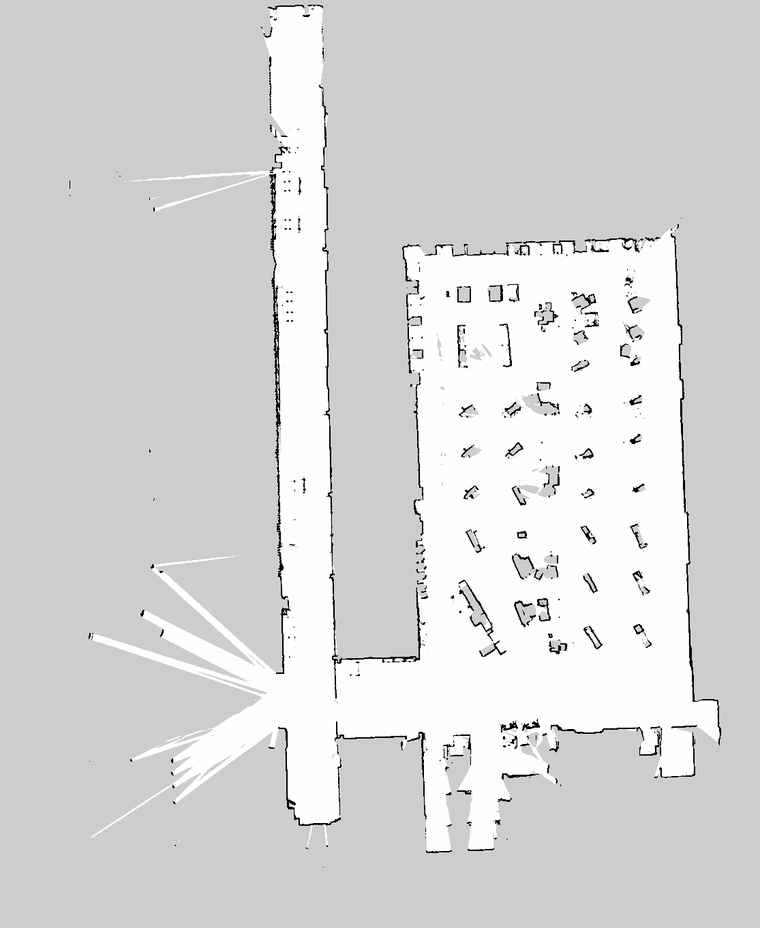
#> input picture src/cre_map/map/c1.pgm, 760 x 928 px, shrunk from 1115 x 1362 before the run, found by its file name
$ python ss.py
#> lines starting #> are read from the running program, lines starting #| are printed output that depends on the picture
import cv2
import numpy as np

map_img = cv2.imread('/home/leduvanh/mybot_ws/src/cre_map/map/c1.pgm', cv2.IMREAD_GRAYSCALE)
#> map_img is the input picture: shape (928, 760); min 0, max 255, mean 215.1
cv2.imshow("dbsf", map_img)
cv2.waitKey(0)
rows, cols = map_img.shape
#> rows = 928; cols = 760
print(rows, cols)
#| 928 760
center = (500, 500)

angle = 90

M = cv2.getRotationMatrix2D(center, angle, 1.0)

rotated_map = cv2.warpAffine(map_img, M, (rows, cols))
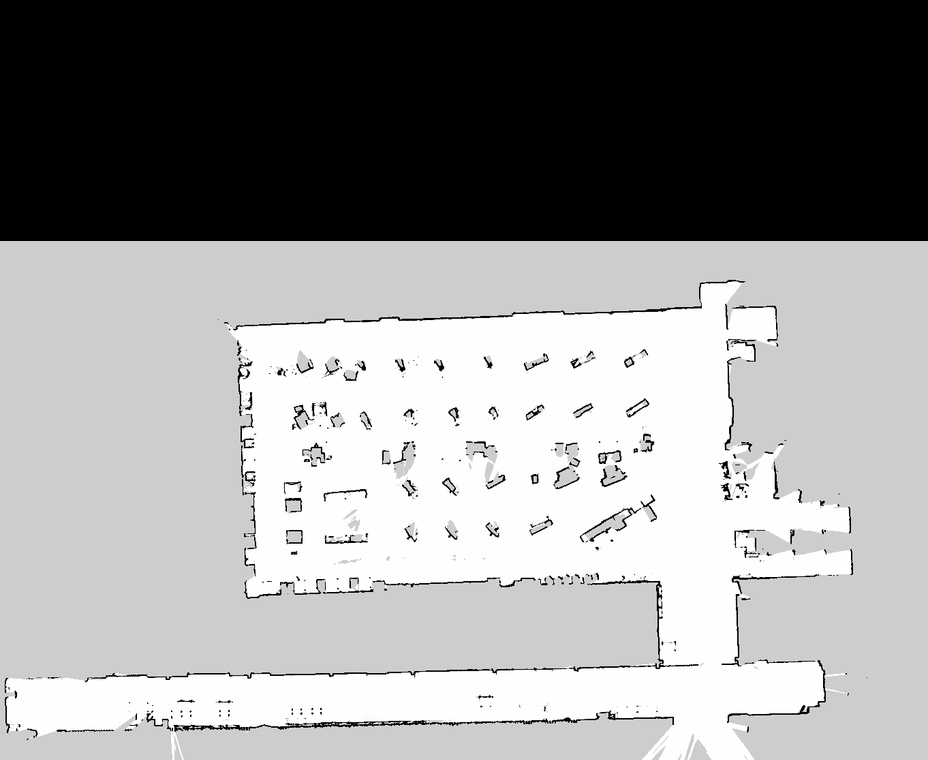
#> rotated_map: shape (760, 928); min 0, max 255, mean 149.6
cv2.imshow("dbf", rotated_map)
cv2.waitKey(0)
cv2.imwrite('/home/leduvanh/mybot_ws/c11.pgm', rotated_map)

$ run again, with src/cre_map/map/a1.pgm copied over src/cre_map/map/c1.pgm
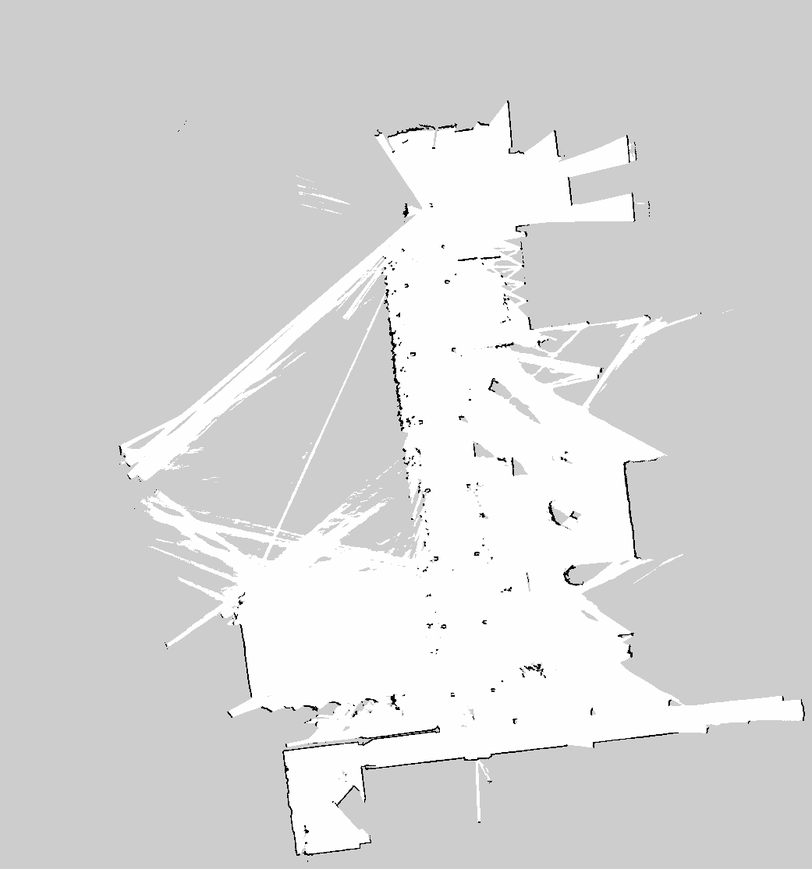
#> input picture src/cre_map/map/a1.pgm, 812 x 869 px, shrunk from 1041 x 1115 before the run, found by its file name
#> map_img is the input picture: shape (869, 812); min 0, max 255, mean 215.8
#| 869 812
#> `rotated_map = cv2.warpAffine(map_img, M, (rows, cols))`:
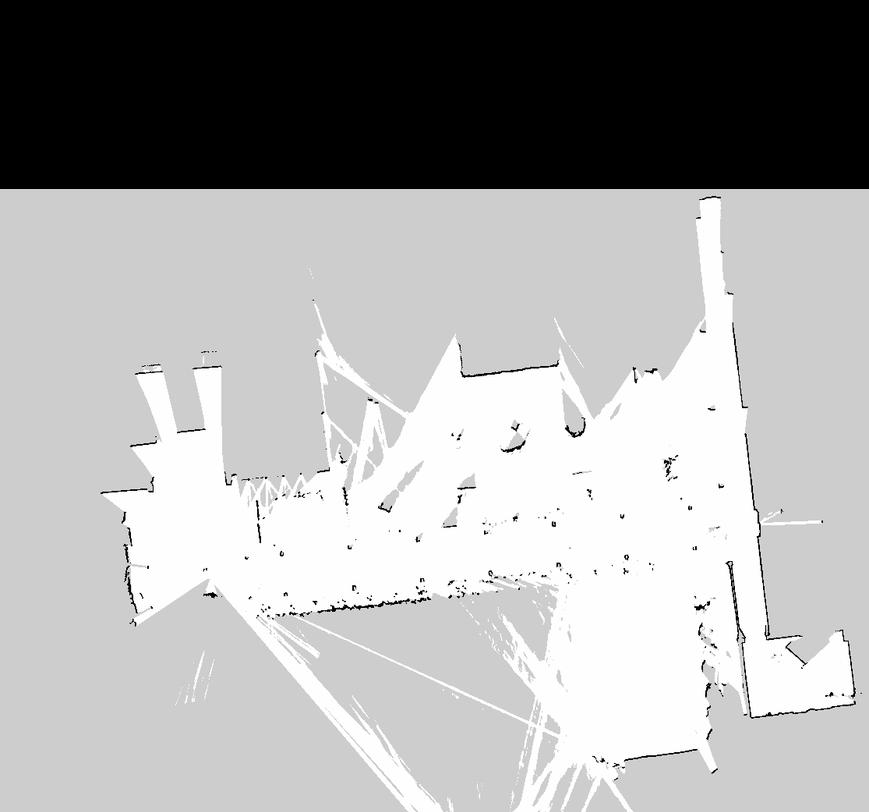
#> rotated_map: shape (812, 869); min 0, max 255, mean 167.9

$ run again, with src/cre_map/map/a1_a2.pgm copied over src/cre_map/map/c1.pgm
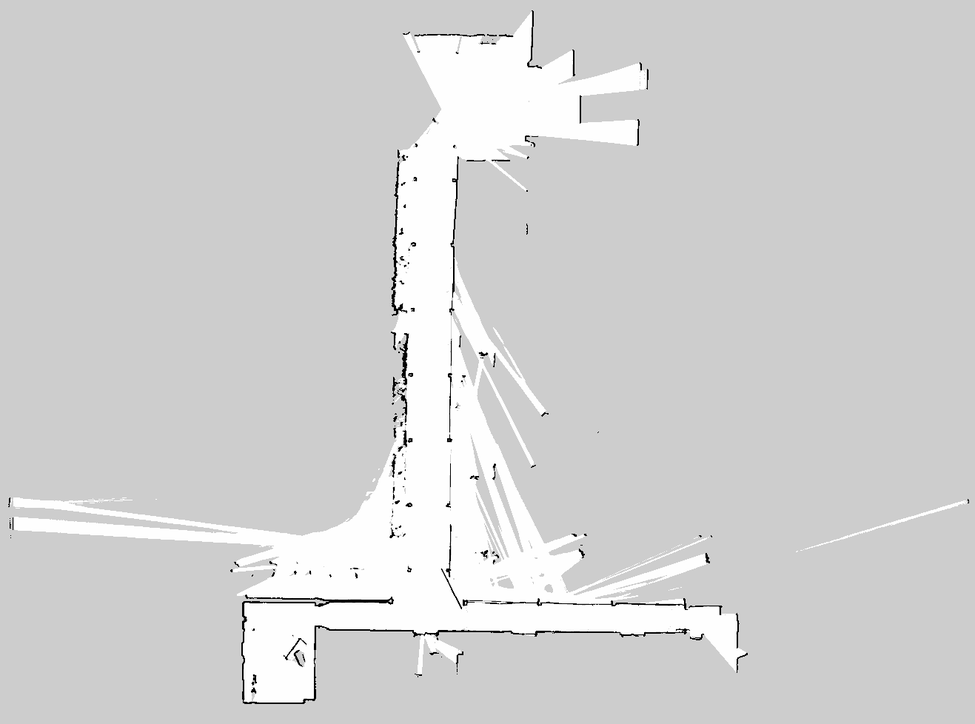
#> input picture src/cre_map/map/a1_a2.pgm, 975 x 724 px, shrunk from 1317 x 978 before the run, found by its file name
#> map_img is the input picture: shape (724, 975); min 0, max 255, mean 210.3
#| 724 975
#> `rotated_map = cv2.warpAffine(map_img, M, (rows, cols))`:
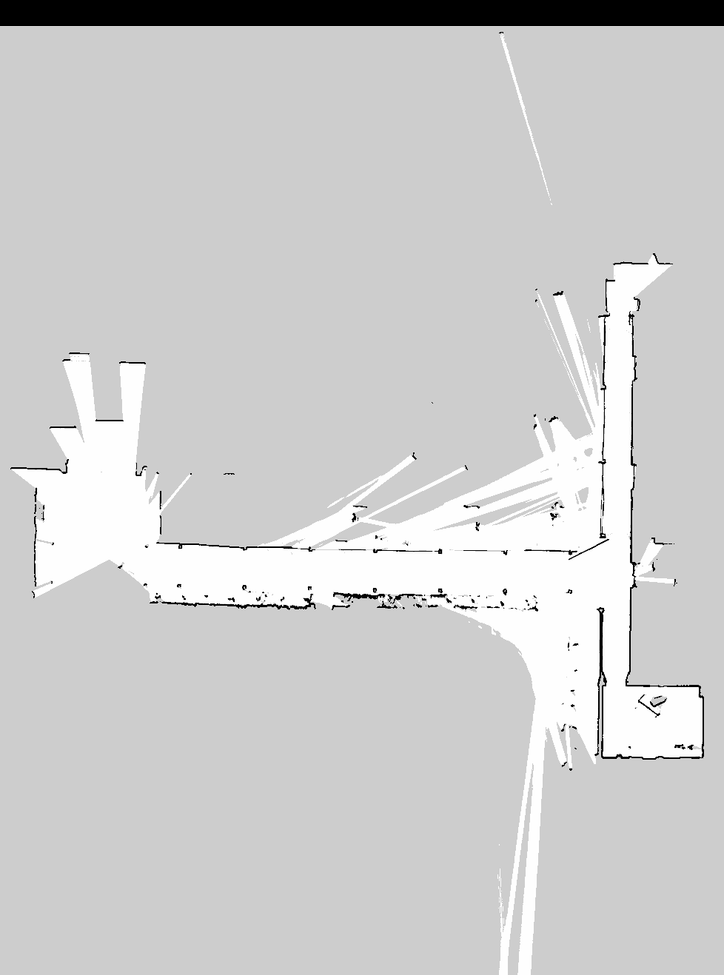
#> rotated_map: shape (975, 724); min 0, max 255, mean 204.8
